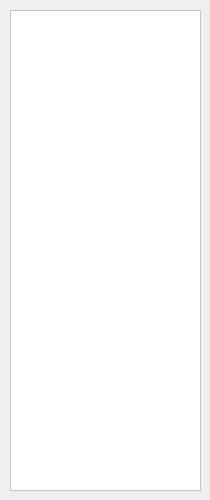
<?xml version="1.0" encoding="UTF-8"?>
<ui version="4.0">
 <class>DefaultHotKeys</class>
 <widget class="QDialog" name="DefaultHotKeys">
  <property name="geometry">
   <rect>
    <x>0</x>
    <y>0</y>
    <width>210</width>
    <height>500</height>
   </rect>
  </property>
  <property name="sizePolicy">
   <sizepolicy hsizetype="Fixed" vsizetype="Fixed">
    <horstretch>0</horstretch>
    <verstretch>0</verstretch>
   </sizepolicy>
  </property>
  <property name="minimumSize">
   <size>
    <width>210</width>
    <height>500</height>
   </size>
  </property>
  <property name="maximumSize">
   <size>
    <width>210</width>
    <height>500</height>
   </size>
  </property>
  <property name="windowTitle">
   <string>Scribe Default Used Keys</string>
  </property>
  <widget class="QListWidget" name="listWidget">
   <property name="geometry">
    <rect>
     <x>10</x>
     <y>10</y>
     <width>191</width>
     <height>481</height>
    </rect>
   </property>
   <property name="styleSheet">
    <string notr="true">QListWidget{
  border: 1px solid #C6C6C6;
  opacity: 1;
  background: #FFFFFF;
  margin: 0;
  gridline-color: #E2E2E2;
}
QListWidget::item {
 border-bottom: 1px solid #E1E1E1;
padding-left: 10px;
 padding-top:3px;
padding-bottom:3px;
font: 13px &quot;Segoe UI&quot;;
 }</string>
   </property>
   <property name="frameShape">
    <enum>QFrame::Box</enum>
   </property>
   <property name="frameShadow">
    <enum>QFrame::Sunken</enum>
   </property>
   <property name="editTriggers">
    <set>QAbstractItemView::NoEditTriggers</set>
   </property>
   <property name="alternatingRowColors">
    <bool>true</bool>
   </property>
   <property name="itemAlignment">
    <set>Qt::AlignCenter</set>
   </property>
  </widget>
 </widget>
 <resources/>
 <connections/>
</ui>
